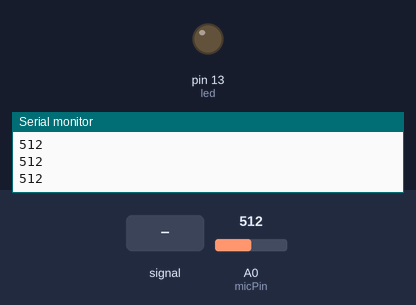
Simulated run of this sketch. Board: Arduino Uno, built with avr-gcc and run on an emulated ATmega328P. Shown: output pins drawn as LEDs (lit = HIGH), the last lines printed to the serial monitor. Dashed ring = blinking. Inputs (shaded band) come from the test bench; at power-on: A0 (micPin) = 512.

Above: at 1.2 s.
1.3 s: A0 (micPin) fed a 200 Hz sine of ±81 counts around its level
At 4.2 s:
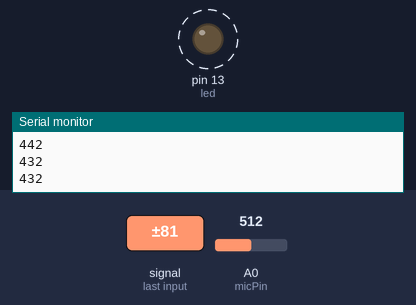
4.3 s: A0 (micPin) set to 716
At 5.4 s:
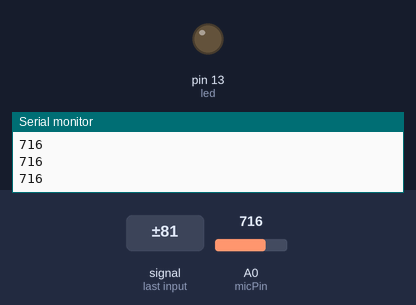
5.8 s: A0 (micPin) set to 726
At 7.0 s:
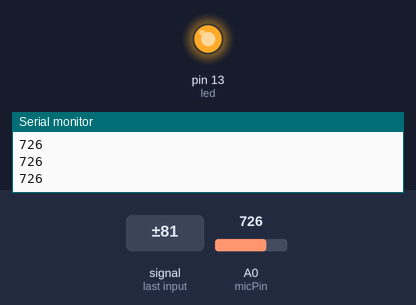
7.3 s: A0 (micPin) set to 900
At 8.1 s:
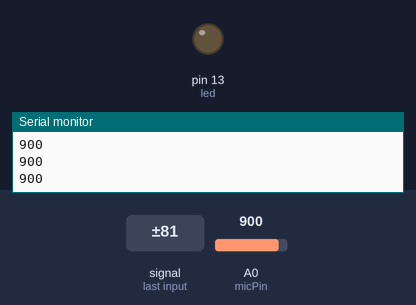
Timing chart, 0 to 9.8 s (numbered marks = the images above; inputs shaded):
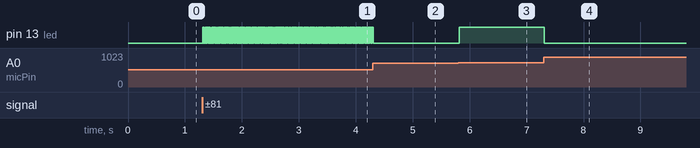

The sketch:

sketch_mar02c.ino
```cpp
int micPin = A0;
int led = 13;
boolean isOn = false;
int micValue;
int micValue1;

void setup(){
    Serial.begin(9600);
    pinMode(micPin, INPUT);
    pinMode(led,OUTPUT);

}

void loop(){
    micValue = analogRead(micPin);
    Serial.println(micValue);
    delay(5);

    micValue1 = analogRead(micPin);
    Serial.println(micValue);


    if(micValue - micValue1 > 2|| micValue1 - micValue >2){
        isOn = !isOn;
        delay(5);
            digitalWrite(led, isOn);
    }
}
```

Measured:
- the behaviour switches between 718 and 719 on A0 (micPin) (found by bisection; images 2 and 3)
- after the input at 1.3 s, pin 13 (led): alternates HIGH for 0.01 s and LOW for 0.01 s, starting at once
- after the input at 4.3 s, pin 13 (led): goes on until 4.3 s, then stays LOW
- after the input at 5.8 s, pin 13 (led): LOW → HIGH at once
- after the input at 7.3 s, pin 13 (led): HIGH → LOW at once
